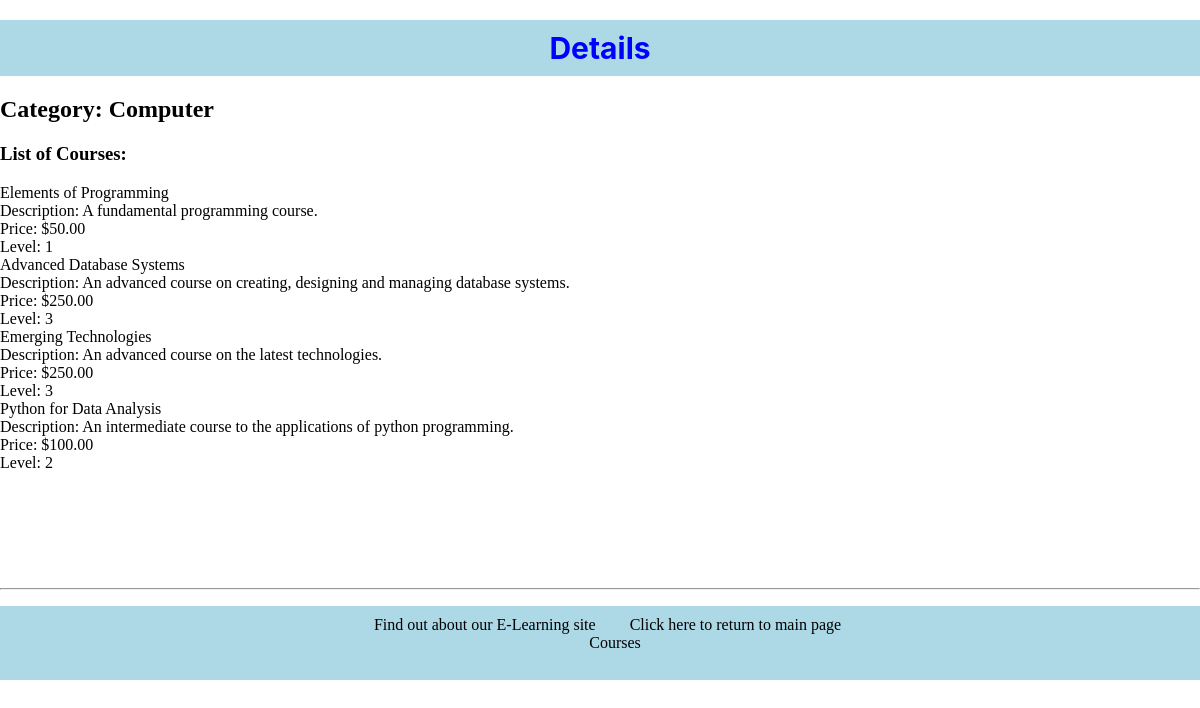
/myappF23/1/, run on the app's committed database.
### myappF23/models.py (models this page shows, shortened)
class Category(models.Model):
    name = models.CharField(max_length=100)

class Course(models.Model):
    COURSE_LEVEL_CHOICES = [
        ("1", "Beginner"),
        ("2", "Intermediate"),
        ("3", "Advanced")
    ]
    title = models.CharField(max_length=200)
    description = models.TextField()
    instructors = models.ForeignKey(Instructor, on_delete=models.CASCADE)
    categories = models.ForeignKey(Category, on_delete=models.CASCADE)
    students = models.ManyToManyField(Student, blank=True)
    start_date = models.DateField()
    end_date = models.DateField()
    price = models.DecimalField(max_digits=10, decimal_places=2)
    level = models.CharField(max_length=20, choices=COURSE_LEVEL_CHOICES)
    interested = models.PositiveIntegerField(default=0)
    interested_students = models.ManyToManyField(Student, blank=True, related_name='interested_students')

### myappF23/views.py (the view)
# urls.py: path('<int:category_no>/', views.detail, name='detail'),
def detail(request, category_no):
    category = get_object_or_404(Category, pk=category_no)
    course_list = category.course_set.all()
    return render(request, 'myappF23/detail.html', {'category': category, 'course_list': course_list})

### myappF23/templates/myappF23/detail.html (shortened to what this page needs)
{% extends 'myappF23/base.html' %}
{% block myhdg %}
    Details
{% endblock %}
{% block body_block %}
    <h2>Category: {{ category.name }}</h2>
    <h3>List of Courses:</h3>
    <ul>
        {% for course in course_list %}
            <li>{{ course.title }}<br>
            Description: {{course.description}}<br>
            Price: ${{course.price}}<br>
            Level: {{course.level}}</li>
        {% endfor %}
    </ul>
{% endblock %}

### myappF23/static/myappF23/style.css (style rules this page uses)
body { margin: 0; padding: 0; }
ul { list-style-type: none; padding: 0; }

### data on the page
Category: name "Computer"
Course: title "Elements of Programming", description "A fundamental programming course.", price "50.00", level "1"
Course: title "Advanced Database Systems", description "An advanced course on creating, designing and managing database systems.", price "250.00", level "3"
Course: title "Emerging Technologies", description "An advanced course on the latest technologies.", price "250.00", level "3"
Course: title "Python for Data Analysis", description "An intermediate course to the applications of python programming.", price "100.00", level "2"
